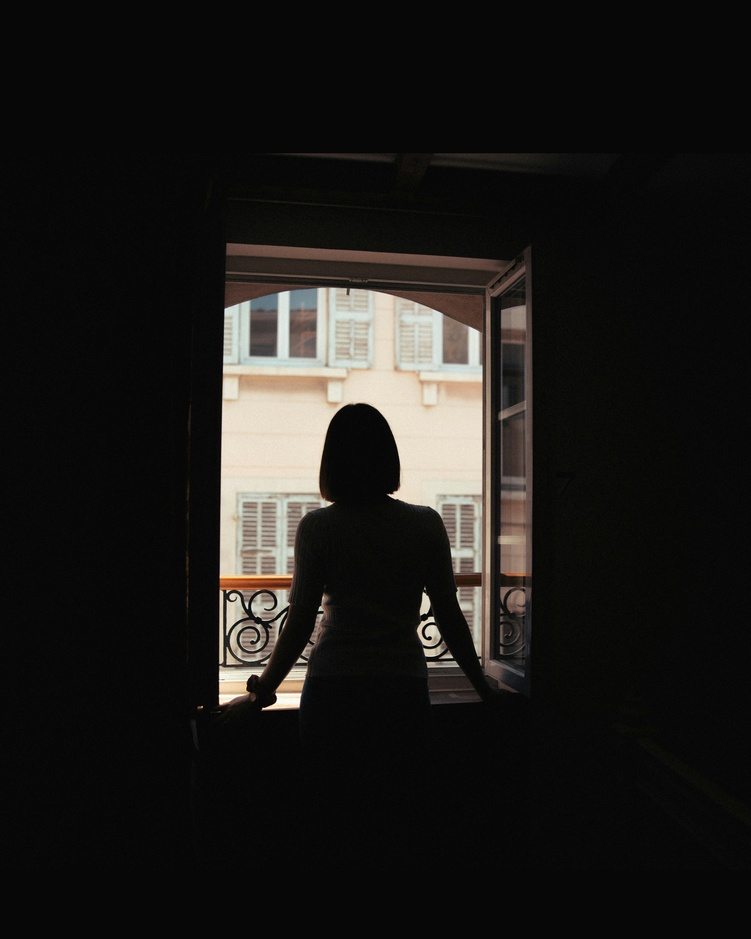
#> input picture resources/looking_out.jpg, 751 x 939 px, shrunk from 4693 x 5867 before the run, found by its file name
$ python 04.py
#> lines starting #> are read from the running program, lines starting #| are printed output that depends on the picture; after the words box and inside, x2 and y2 are one past the last pixel; in counts of white or black regions, pixels touching at a corner belong together
import cv2 as cv
import numpy as np
import matplotlib.pyplot as plt

BIT_DEPTH = 255

def get_otsu_mask(image: np.ndarray) -> tuple[float, np.ndarray, np.ndarray]:
    # cv.THRESH_BINARY | cv.THRESH_OTSU use to get optimal threshold; not the explicit 0 threshold passed in
    otsu_thresh_val, mask = cv.threshold(image, 0, BIT_DEPTH, cv.THRESH_BINARY | cv.THRESH_OTSU)
    return otsu_thresh_val, mask, cv.bitwise_not(mask)

def get_foreground_equalized_image(image: np.ndarray, mask: np.ndarray) -> np.ndarray:
    # Calc hist only for masked area
    hist = cv.calcHist([image], [0], mask, [256], [0, 256])
    cdf = hist.cumsum()

    # To normalize CDF, only use the pixels in mask (i.e., non zero pixels)
    total_foreground_pixels = cv.countNonZero(mask)
    cdf_normalized = cdf / total_foreground_pixels

    table = (cdf_normalized * BIT_DEPTH).astype(np.uint8)
    equalized_full = cv.LUT(image, table)

    foreground_equalized = cv.bitwise_and(equalized_full, equalized_full, mask=mask)
    return foreground_equalized

def main():
    im = cv.imread('resources/looking_out.jpg', cv.IMREAD_COLOR)
#> im is the input picture: shape (939, 751, 3); mean B, G, R 25.1, 27.4, 29
    assert im is not None, "Image not found!"

    otsu_val, mask, inv_mask = get_otsu_mask(cv.cvtColor(im, cv.COLOR_BGR2GRAY))
#> in get_otsu_mask, `otsu_thresh_val, mask = cv.threshold(image, 0, BIT_DEPTH, cv.THRESH_BI..`:
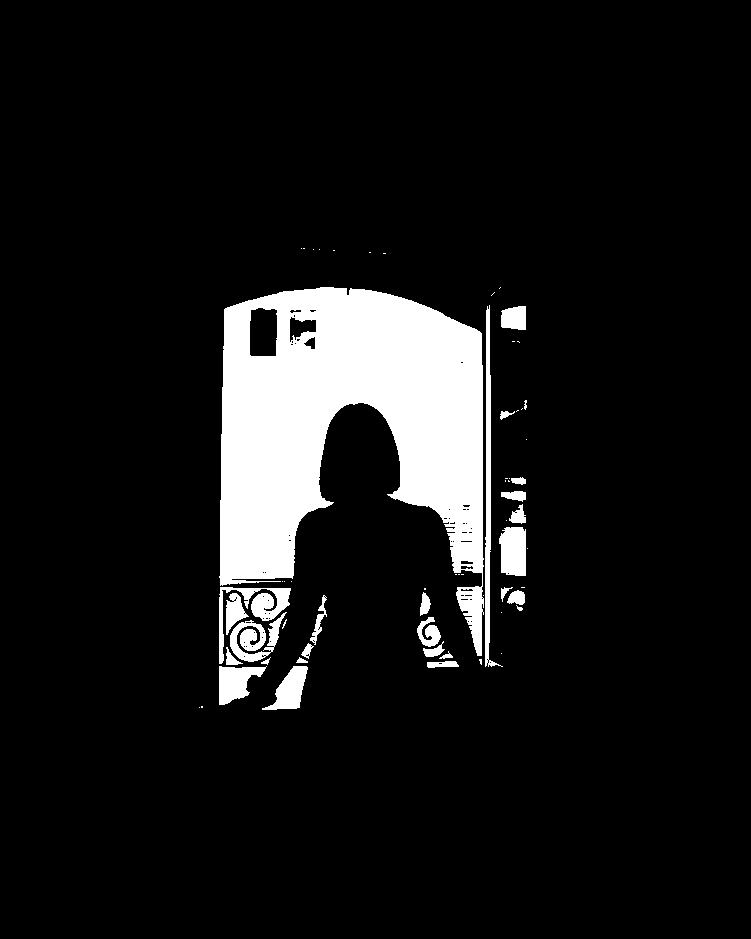
#> mask: shape (939, 751); 9.3% white; 62 white regions (35 under 20 px), largest, box (x1, y1, x2, y2) and area: (219, 287, 484, 656) 54243, (485, 305, 503, 667) 1746, (219, 587, 291, 664) 1398
#> in get_otsu_mask, `otsu_thresh_val, mask = cv.threshold(image, 0, BIT_DEPTH, cv.THRESH_BI..`: otsu_thresh_val = 101
#> in get_otsu_mask, `otsu_thresh_val, mask = cv.threshold(image, 0, BIT_DEPTH, cv.THRESH_BI..`:
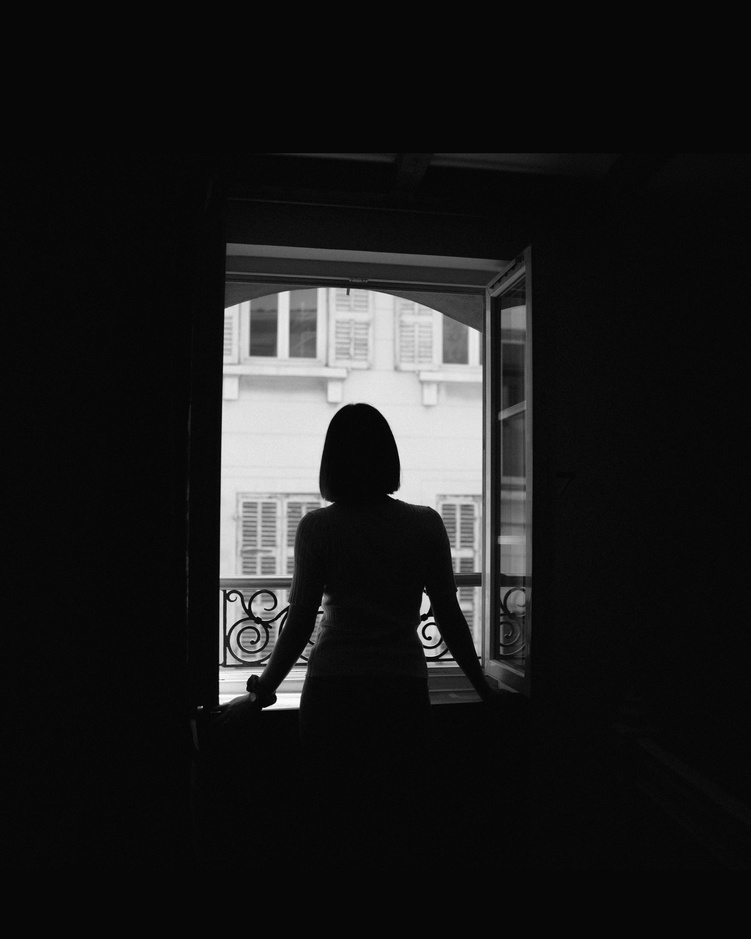
#> image: shape (939, 751); min 0, max 254, mean 27.6
#> otsu_val = 101
    print(f"Otsu's Optimal Threshold Value: {otsu_val}")
#| Otsu's Optimal Threshold Value: 101.0

    # fig, ((ax1, ax2), (ax3, ax4), (ax5, ax6)) = plt.subplots(3, 2, figsize=(12, 6))
    fig, ((ax1, ax3), (ax4, ax5)) = plt.subplots(2, 2, figsize=(12, 6))
    ax1.imshow(cv.cvtColor(im, cv.COLOR_BGR2RGB))
    ax1.set_title('Original Image')
    ax1.axis('off')

    # [7 lines of commented-out code are left out]

    ax3.imshow(inv_mask, cmap='gray')
    ax3.set_title("Otsu's Thresholding Mask for foreground")
    ax3.axis('off')

    masked_region = cv.bitwise_and(im, im, mask=inv_mask)
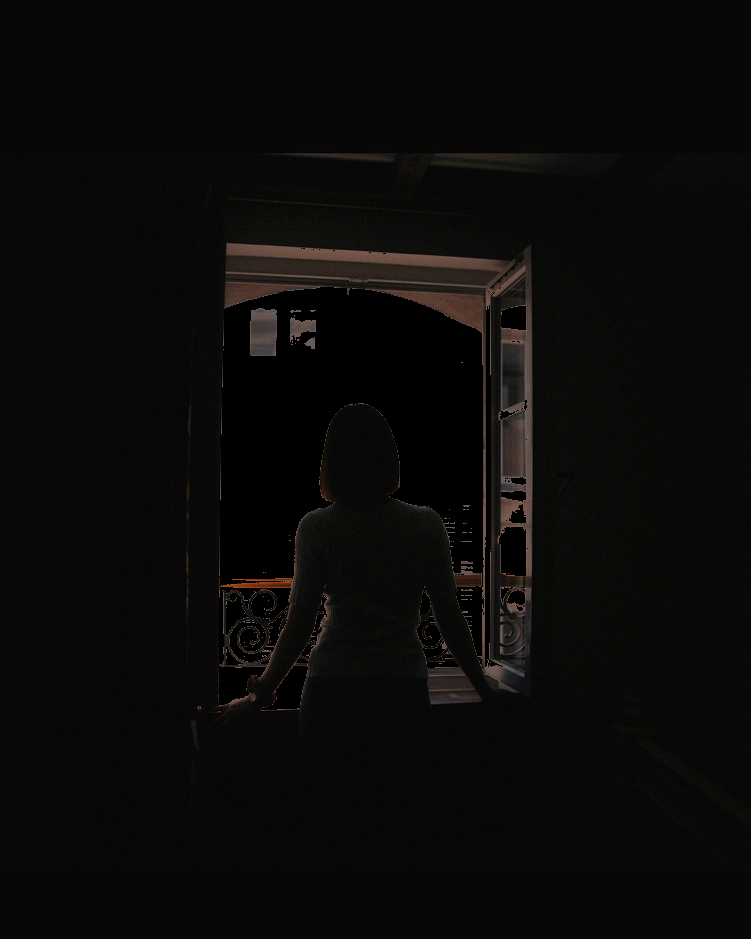
#> masked_region: shape (939, 751, 3); mean B, G, R 9, 9.7, 10.4
    ax4.imshow(cv.cvtColor(masked_region, cv.COLOR_BGR2RGB), vmin=0, vmax=255)
    ax4.set_title("Segmented Image")
    ax4.axis('off')

    foreground_equalized = get_foreground_equalized_image(cv.cvtColor(im, cv.COLOR_BGR2GRAY), inv_mask)
#> in get_foreground_equalized_image, `hist = cv.calcHist([image], [0], mask, [256], [0, 256])`: hist = 256 values, max 272135 at index 7, min 0 at index 102, mean 2499.2
#> in get_foreground_equalized_image, `cdf = hist.cumsum()`: cdf = 256 values from 9 to 639783
#> in get_foreground_equalized_image, `total_foreground_pixels = cv.countNonZero(mask)`: total_foreground_pixels = 639783
#> in get_foreground_equalized_image, `cdf_normalized = cdf / total_foreground_pixels`: cdf_normalized = 256 values from 1.41e-05 to 1
#> in get_foreground_equalized_image, `table = (cdf_normalized * BIT_DEPTH).astype(np.uint8)`: table = 256 values from 0 to 255
#> in get_foreground_equalized_image, `equalized_full = cv.LUT(image, table)`:
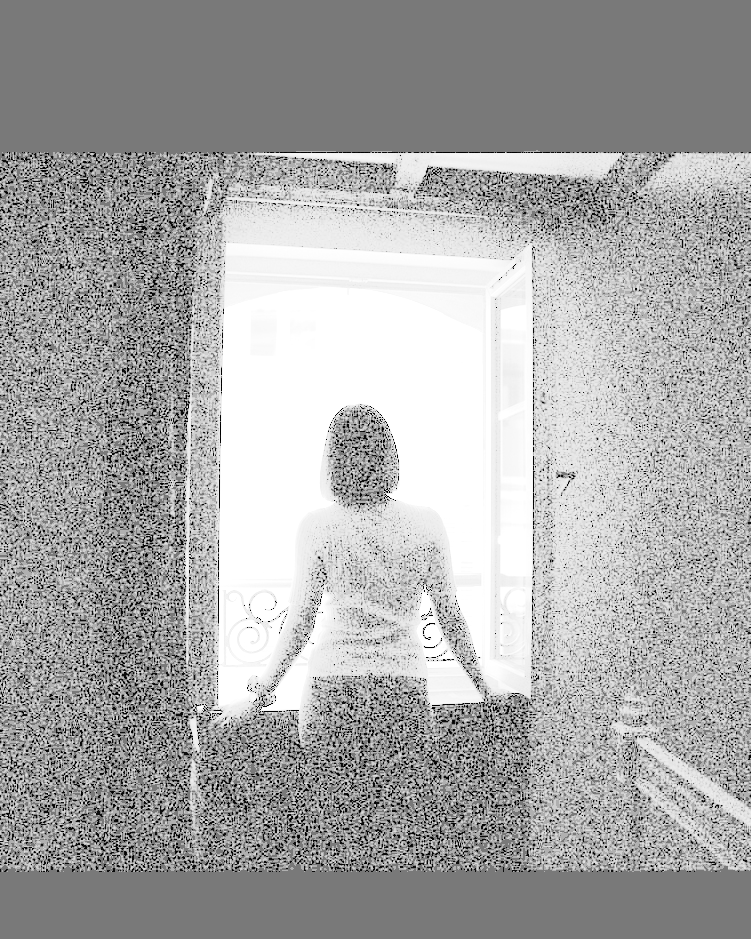
#> equalized_full: shape (939, 751); min 0, max 255, mean 167.6
#> in get_foreground_equalized_image, `foreground_equalized = cv.bitwise_and(equalized_full, equalized_full, ..`:
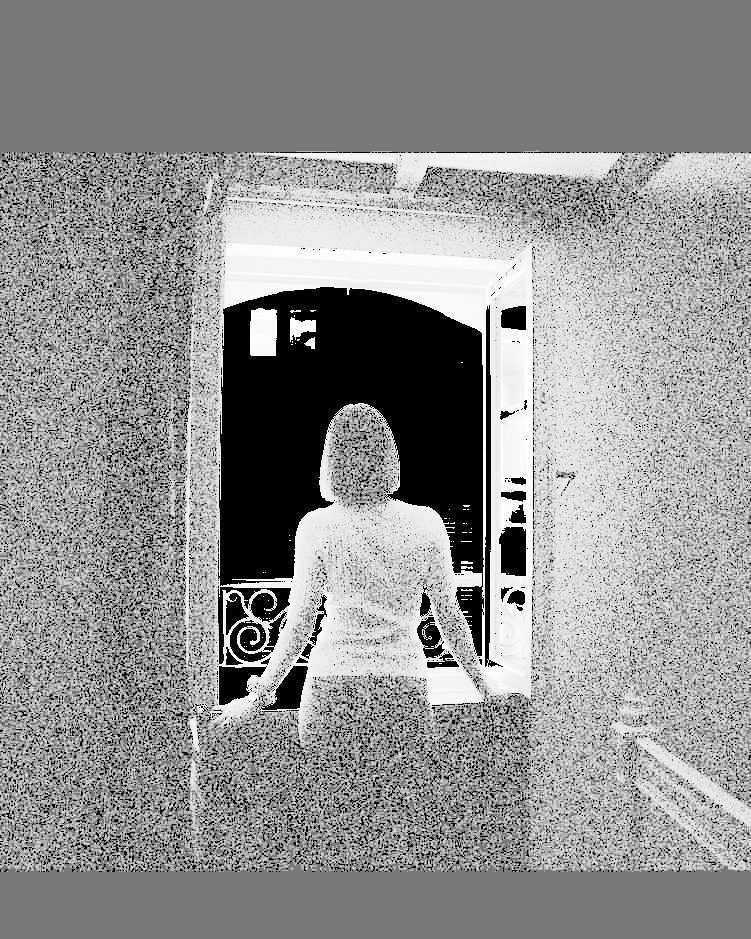
#> foreground_equalized: shape (939, 751); min 0, max 255, mean 144
    ax5.imshow(foreground_equalized, cmap='gray')
    ax5.set_title("Foreground Histogram Equalized")
    ax5.axis('off')

    # [5 lines of commented-out code are left out]

    plt.tight_layout()
    plt.show()
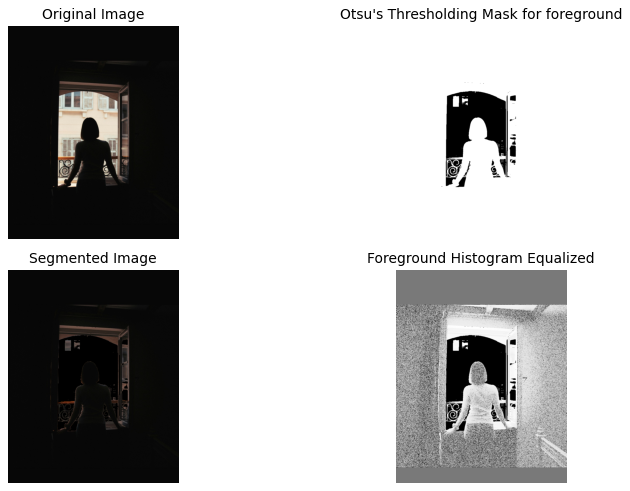
#> figure drawn by matplotlib, 4 panels

main()
